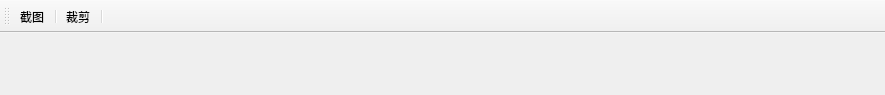
<?xml version="1.0" encoding="UTF-8"?>
<ui version="4.0">
 <class>MainWindow</class>
 <widget class="QMainWindow" name="MainWindow">
  <property name="geometry">
   <rect>
    <x>0</x>
    <y>0</y>
    <width>885</width>
    <height>95</height>
   </rect>
  </property>
  <property name="sizePolicy">
   <sizepolicy hsizetype="Fixed" vsizetype="Fixed">
    <horstretch>0</horstretch>
    <verstretch>0</verstretch>
   </sizepolicy>
  </property>
  <property name="windowTitle">
   <string>MainWindow</string>
  </property>
  <property name="windowIcon">
   <iconset resource="res.qrc">
    <normaloff>:/sources/tools.png</normaloff>:/sources/tools.png</iconset>
  </property>
  <widget class="QWidget" name="centralwidget"/>
  <widget class="QMenuBar" name="menubar">
   <property name="geometry">
    <rect>
     <x>0</x>
     <y>0</y>
     <width>885</width>
     <height>21</height>
    </rect>
   </property>
  </widget>
  <widget class="QToolBar" name="toolBar">
   <property name="windowTitle">
    <string>toolBar</string>
   </property>
   <attribute name="toolBarArea">
    <enum>TopToolBarArea</enum>
   </attribute>
   <attribute name="toolBarBreak">
    <bool>false</bool>
   </attribute>
   <addaction name="actionScreenShot"/>
   <addaction name="separator"/>
   <addaction name="actionCut"/>
   <addaction name="separator"/>
  </widget>
  <action name="actionScreenShot">
   <property name="icon">
    <iconset resource="res.qrc">
     <normaloff>:/sources/screenshot.png</normaloff>:/sources/screenshot.png</iconset>
   </property>
   <property name="text">
    <string>截图</string>
   </property>
   <property name="toolTip">
    <string>截图</string>
   </property>
   <property name="shortcut">
    <string>Ctrl+Alt+A</string>
   </property>
   <property name="menuRole">
    <enum>QAction::MenuRole::NoRole</enum>
   </property>
   <property name="priority">
    <enum>QAction::Priority::NormalPriority</enum>
   </property>
  </action>
  <action name="actionCut">
   <property name="icon">
    <iconset resource="res.qrc">
     <normaloff>:/sources/cut.png</normaloff>:/sources/cut.png</iconset>
   </property>
   <property name="text">
    <string>裁剪</string>
   </property>
   <property name="toolTip">
    <string>裁剪图像</string>
   </property>
   <property name="menuRole">
    <enum>QAction::MenuRole::NoRole</enum>
   </property>
  </action>
 </widget>
 <resources>
  <include location="res.qrc"/>
 </resources>
 <connections/>
</ui>
